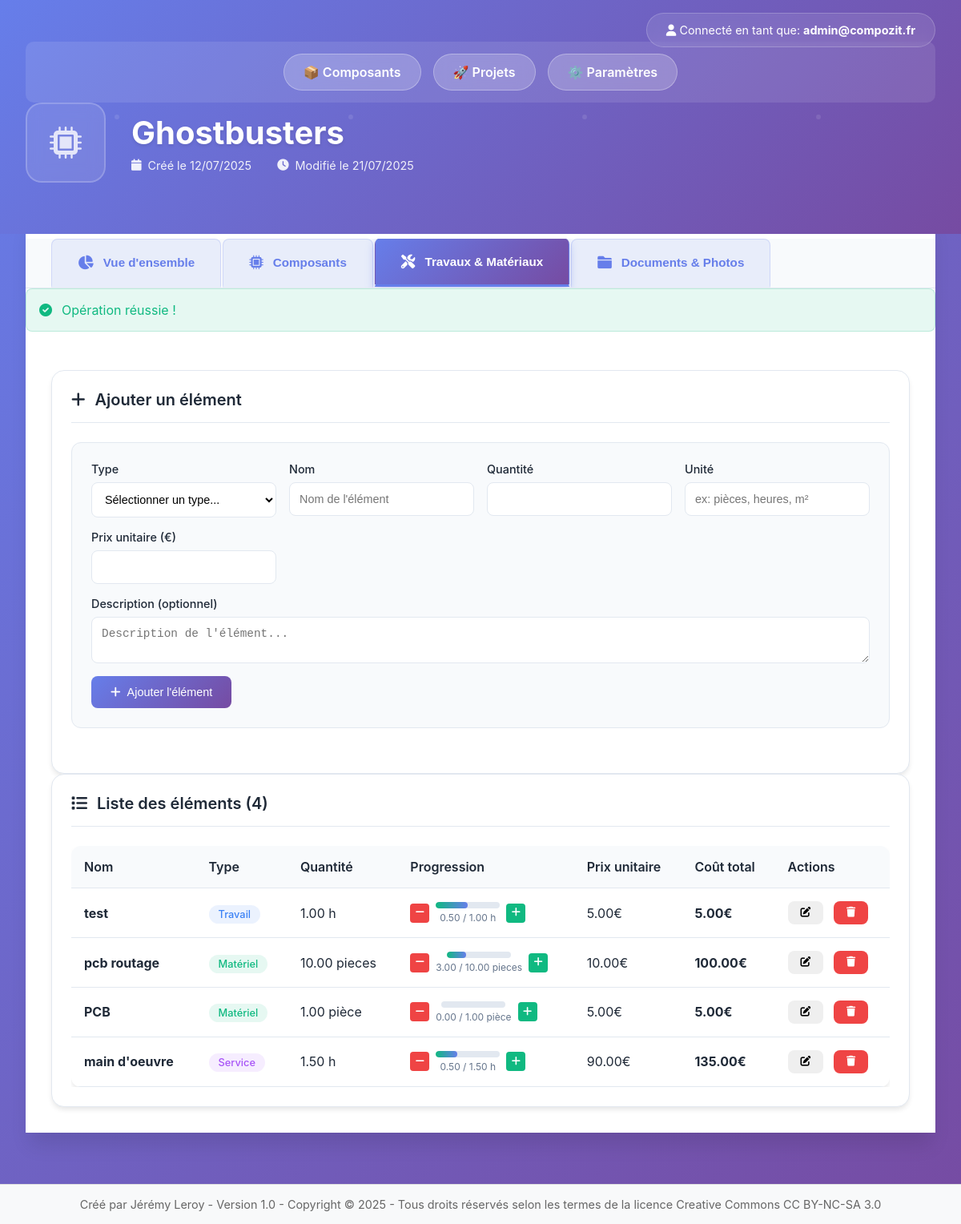
The page /project_detail.php?id=1&tab=materials&success=item_updated (signed in) on the database its author committed.
### tables this page shows
CREATE TABLE `projects` (
  `id` int(11) NOT NULL,
  `owner` int(11) NOT NULL,
  `name` varchar(255) NOT NULL,
  `description` text DEFAULT NULL,
  `image_path` varchar(500) DEFAULT NULL,
  `status` enum('En cours','Terminé','En attente','Annulé') DEFAULT 'En cours',
  `created_at` timestamp NOT NULL DEFAULT current_timestamp(),
  `updated_at` timestamp NOT NULL DEFAULT current_timestamp() ON UPDATE current_timestamp()
);

CREATE TABLE `project_items` (
  `id` int(11) NOT NULL,
  `project_id` int(11) NOT NULL,
  `type` enum('travail','matériel','service') NOT NULL,
  `name` varchar(255) NOT NULL,
  `description` text DEFAULT NULL,
  `quantity` decimal(10,2) DEFAULT 1.00,
  `quantity_completed` decimal(10,2) DEFAULT 0.00,
  `unit` varchar(50) DEFAULT 'unité',
  `unit_price` decimal(10,2) DEFAULT 0.00,
  `total_price` decimal(10,2) GENERATED ALWAYS AS (`quantity` * `unit_price`) STORED,
  `status` enum('En attente','En cours','Terminé') DEFAULT 'En attente',
  `added_at` timestamp NOT NULL DEFAULT current_timestamp(),
  `updated_at` timestamp NOT NULL DEFAULT current_timestamp() ON UPDATE current_timestamp()
);

### project_detail.php (the view, shortened to what this page needs)
<?php
require_once 'config.php';
$project_id = (int)($_GET['id'] ?? 0);
try {
    $pdo = getConnection();
} catch(PDOException $e) {
    die("Erreur de connexion : " . $e->getMessage());
}
try {
    $stmt = $pdo->prepare("SELECT * FROM projects WHERE id = ? AND owner = ?");
    $stmt->execute([$project_id, $_SESSION['user_id']]);
    $project = $stmt->fetch();
} catch (PDOException $e) {
    die("Erreur lors de la récupération du projet : " . $e->getMessage());
}
try {
    $stmt = $pdo->prepare("
        SELECT * FROM project_items
        WHERE project_id = ?
        ORDER BY type, added_at DESC
    ");
    $stmt->execute([$project_id]);
    $project_items = $stmt->fetchAll();
} catch (PDOException $e) {
    die("Erreur lors de la récupération des éléments : " . $e->getMessage());
}
?>
<!DOCTYPE html>
<html lang="fr">
<head>
    <link href="https://cdnjs.cloudflare.com/ajax/libs/font-awesome/6.0.0/css/all.min.css" rel="stylesheet">
</head>
<body>
    <div class="main-container">
        <header class="modern-header">
            <div class="user-info">
                <i class="fas fa-user"></i>
                Connecté en tant que: <strong><?php echo htmlspecialchars($_SESSION['user_email']); ?></strong>
            </div>
            <div class="nav-section">
                <div class="nav-buttons">
                    <a href="components.php">📦 Composants</a>
                    <a href="projects.php">🚀 Projets</a>
                    <a href="settings.php">⚙️ Paramètres</a>
                </div>
            </div>
            <div class="header-content">
                <div class="project-header">
                    <div class="project-avatar">
                        <?php if (!empty($project['image_path']) && file_exists($project['image_path'])): ?>
                            <img src="<?php echo htmlspecialchars($project['image_path']); ?>" alt="Image du projet" style="width: 100%; height: 100%; object-fit: cover; border-radius: 18px;">
                        <?php else: ?>
                            <i class="fas fa-microchip"></i>
                        <?php endif; ?>
                    </div>
                    <div class="project-info">
                        <h1><?php echo htmlspecialchars($project['name']); ?></h1>
                        <div class="project-meta">
                            <div class="meta-item">
                                <i class="fas fa-calendar"></i>
                                Créé le <?php echo date('d/m/Y', strtotime($project['created_at'])); ?>
                            </div>
                            <div class="meta-item">
                                <i class="fas fa-clock"></i>
                                Modifié le <?php echo date('d/m/Y', strtotime($project['updated_at'])); ?>
                            </div>
                        </div>
                    </div>
                </div>
            </div>
        </header>
        <div class="content-container">
            <div class="tabs-header">
                <nav class="tabs-nav">
                    <button class="tab-button active" onclick="showTab('overview')">
                        <i class="fas fa-chart-pie tab-icon"></i>
                        Vue d'ensemble
                    </button>
                    <button class="tab-button" onclick="showTab('components')">
                        <i class="fas fa-microchip tab-icon"></i>
                        Composants
                    </button>
                    <button class="tab-button" onclick="showTab('materials')">
                        <i class="fas fa-tools tab-icon"></i>
                        Travaux & Matériaux
                    </button>
                    <button class="tab-button" onclick="showTab('files')">
                        <i class="fas fa-folder tab-icon"></i>
                        Documents & Photos
                    </button>
                </nav>
            </div>
            <?php if (isset($_GET['success'])): ?>
                <div class="alert alert-success">
                    <i class="fas fa-check-circle"></i>
                    <?php
                    switch ($_GET['success']) {
                        default: echo 'Opération réussie !';
                    }
                    ?>
                </div>
            <?php endif; ?>
            <div id="materials" class="tab-content">
                <div class="modern-card">
                    <div class="card-header">
                        <h3 class="card-title">
                            <i class="fas fa-plus"></i>
                            Ajouter un élément
                        </h3>
                    </div>
                    <form method="POST" class="modern-form">
                        <div class="form-grid">
                            <div class="form-group">
                                <label class="form-label">Type</label>
                                <select name="item_type" class="form-select" required>
                                    <option value="">Sélectionner un type...</option>
                                </select>
                            </div>
                            <div class="form-group">
                                <label class="form-label">Nom</label>
                                <input type="text" name="item_name" class="form-input" required placeholder="Nom de l'élément">
                            </div>
                            <div class="form-group">
                                <label class="form-label">Quantité</label>
                                <input type="number" name="item_quantity" class="form-input" step="0.01" min="0.01" required>
                            </div>
                            <div class="form-group">
                                <label class="form-label">Unité</label>
                                <input type="text" name="item_unit" class="form-input" required placeholder="ex: pièces, heures, m²">
                            </div>
                            <div class="form-group">
                                <label class="form-label">Prix unitaire (€)</label>
                                <input type="number" name="item_unit_price" class="form-input" step="0.01" min="0" required>
                            </div>
                            <div class="form-group" style="grid-column: 1 / -1;">
                                <label class="form-label">Description (optionnel)</label>
                                <textarea name="item_description" class="form-textarea" rows="2" placeholder="Description de l'élément..."></textarea>
                            </div>
                        </div>
                        <button type="submit" class="btn btn-primary">
                            <i class="fas fa-plus"></i>
                            Ajouter l'élément
                        </button>
                    </form>
                </div>
                <?php if (!empty($project_items)): ?>
                <div class="modern-card">
                    <div class="card-header">
                        <h3 class="card-title">
                            <i class="fas fa-list"></i>
                            Liste des éléments (<?php echo count($project_items); ?>)
                        </h3>
                    </div>
                    <div style="overflow-x: auto;">
                        <table class="modern-table">
                            <thead>
                                <tr>
                                    <th>Nom</th>
                                    <th>Type</th>
                                    <th>Quantité</th>
                                    <th>Progression</th>
                                    <th>Prix unitaire</th>
                                    <th>Coût total</th>
                                    <th>Actions</th>
                                </tr>
                            </thead>
                            <tbody>
                                <?php foreach ($project_items as $item): ?>
                                    <?php
                                    $total_quantity = floatval($item['quantity']);
                                    $completed_quantity = floatval($item['quantity_completed'] ?? 0);
                                    $progress = $total_quantity > 0 ? ($completed_quantity / $total_quantity) * 100 : 0;
                                    $progress = min(100, max(0, $progress));
                                    $item_total_cost = $item['quantity'] * $item['unit_price'];
                                    ?>
                                    <tr>
                                        <td>
                                            <strong><?php echo htmlspecialchars($item['name']); ?></strong>
                                        </td>
                                        <td>
                                            <span style="padding: 0.25rem 0.75rem; border-radius: 20px; font-size: 0.8rem; font-weight: 500;
                                                         background: <?php
                                                             if ($item['type'] === 'travail') echo 'rgba(59, 130, 246, 0.1)';
                                                             elseif ($item['type'] === 'service') echo 'rgba(168, 85, 247, 0.1)';
                                                             else echo 'rgba(16, 185, 129, 0.1)';
                                                         ?>;
                                                         color: <?php
                                                             if ($item['type'] === 'travail') echo '#3b82f6';
                                                             elseif ($item['type'] === 'service') echo '#a855f7';
                                                             else echo '#10b981';
                                                         ?>;">                                                <?php echo ucfirst($item['type']); ?>
                                            </span>
                                        </td>
                                        <td><?php echo $item['quantity']; ?> <?php echo htmlspecialchars($item['unit']); ?></td>
                                        <td>
                                            <div style="display: flex; align-items: center; gap: 0.5rem;">
                                                <button onclick="updateProgress(<?php echo $item['id']; ?>, -25)"
                                                        style="background: #ef4444; color: white; border: none; border-radius: 4px; width: 24px; height: 24px; display: flex; align-items: center; justify-content: center; cursor: pointer; font-size: 0.8rem;"
                                                        title="Diminuer la progression">
                                                    <i class="fas fa-minus"></i>
                                                </button>
                                                <div style="display: flex; flex-direction: column; align-items: center; gap: 0.25rem;">
                                                    <div class="progress-bar" style="width: 80px;">
                                                        <div class="progress-fill" style="width: <?php echo $progress; ?>%"></div>
                                                    </div>
                                                    <small style="color: #64748b; font-size: 0.75rem;"><?php echo number_format($completed_quantity, 2); ?> / <?php echo number_format($total_quantity, 2); ?> <?php echo htmlspecialchars($item['unit']); ?></small>
                                                </div>
                                                <button onclick="updateProgress(<?php echo $item['id']; ?>, 25)"
                                                        style="background: #10b981; color: white; border: none; border-radius: 4px; width: 24px; height: 24px; display: flex; align-items: center; justify-content: center; cursor: pointer; font-size: 0.8rem;"
                                                        title="Augmenter la progression">
                                                    <i class="fas fa-plus"></i>
                                                </button>
                                            </div>
                                        </td>
                                        <td><?php echo number_format($item['unit_price'], 2); ?>€</td>
                                        <td><strong><?php echo number_format($item_total_cost, 2); ?>€</strong></td>
                                        <td>
                                            <button onclick="editItem(<?php echo $item['id']; ?>, '<?php echo addslashes($item['name']); ?>', '<?php echo $item['type']; ?>', <?php echo $item['quantity']; ?>, '<?php echo addslashes($item['unit']); ?>', <?php echo $item['unit_price']; ?>, '<?php echo addslashes($item['description'] ?? ''); ?>')"
                                                    class="btn btn-sm btn-warning" style="margin-right: 0.5rem;" title="Modifier">
                                                <i class="fas fa-edit"></i>
                                            </button>
                                            <form method="POST" style="display: inline;">
                                                <button type="submit" class="btn btn-sm btn-danger"
                                                        onclick="return confirm('Êtes-vous sûr de vouloir supprimer cet élément ?')">
                                                    <i class="fas fa-trash"></i>
                                                </button>
                                            </form>
                                        </td>
                                    </tr>
                                <?php endforeach; ?>
                            </tbody>
                        </table>
                    </div>
                </div>
                <?php endif; ?>
            </div>
        </div>
    </div>
    <footer style="margin-top: 2rem; padding: 1rem; text-align: center; border-top: 1px solid #ddd; background-color: #f8f9fa; color: #666; font-size: 0.9em;">
        Créé par Jérémy Leroy - Version 1.0 - Copyright © 2025 - Tous droits réservés selon les termes de la licence Creative Commons CC BY-NC-SA 3.0
    </footer>
</body>
</html>

### rows shown on the page
projects: name "Ghostbusters", created_at "12/07/2025", updated_at "21/07/2025"
project_items: name "test", type "Travail", quantity "1.00", unit "h", quantity_completed "0.50", unit_price "5.00"
project_items: name "pcb routage", type "Matériel", quantity "10.00", unit "pieces", quantity_completed "3.00", unit_price "10.00", item_total_cost "100.00"
project_items: name "PCB", type "Matériel", quantity "1.00", unit "pièce", quantity_completed "0.00", unit_price "5.00"
project_items: name "main d'oeuvre", type "Service", quantity "1.50", unit "h", $item['id'] 2 (drawn), quantity_completed "0.50", unit_price "90.00", item_total_cost "135.00"

### other values the page prints
$_SESSION['user_email'] "admin@compozit.fr"
count($project_items) "4"
